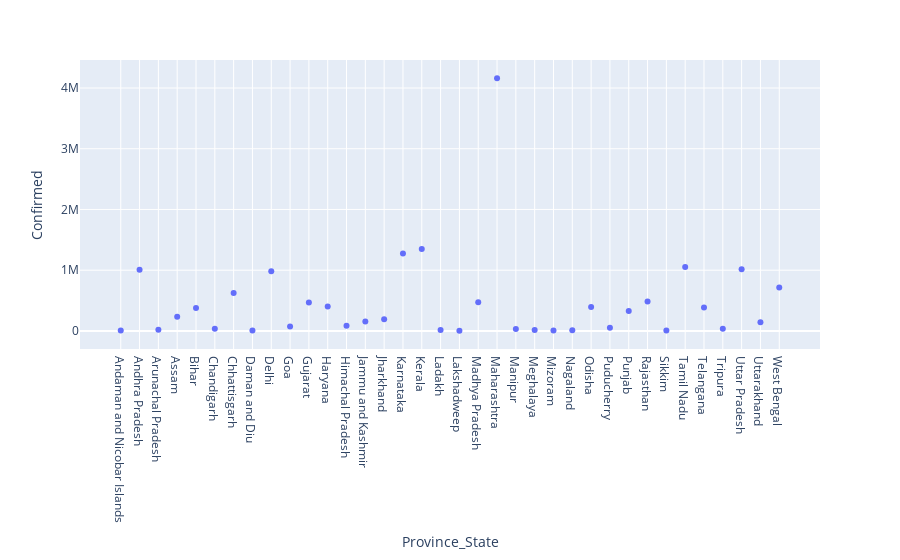

This figure's notebook cell:
### Code cell
px.scatter(india_df,x='Province_State',y='Confirmed')

### Figure 1 — Plotly figure (JSON) as saved in the notebook; plotly's stock layout.template omitted (floating-point values rounded to 4 significant figures)
{"data": [{"hovertemplate": "Province_State=%{x}<br>Confirmed=%{y}<extra></extra>", "legendgroup": "", "marker": {"color": "#636efa", "symbol": "circle"}, "mode": "markers", "name": "", "orientation": "v", "showlegend": false, "type": "scatter", "x": ["Andaman and Nicobar Islands", "Andhra Pradesh", "Arunachal Pradesh", "Assam", "Bihar", "Chandigarh", "Chhattisgarh", "Daman and Diu", "Delhi", "Goa", "Gujarat", "Haryana", "Himachal Pradesh", "Jammu and Kashmir", "Jharkhand", "Karnataka", "Kerala", "Ladakh", "Lakshadweep", "Madhya Pradesh", "Maharashtra", "Manipur", "Meghalaya", "Mizoram", "Nagaland", "Odisha", "Puducherry", "Punjab", "Rajasthan", "Sikkim", "Tamil Nadu", "Telangana", "Tripura", "Uttar Pradesh", "Uttarakhand", "West Bengal"], "xaxis": "x", "y": [5569, 1009228, 17430, 233453, 378442, 37232, 622965, 6142, 980679, 73644, 467640, 402843, 84065, 156344, 190692, 1274959, 1350501, 13089, 1805, 472785, 4161676, 30151, 15631, 5283, 12889, 394694, 51372, 326447, 483273, 7037, 1051487, 387106, 34429, 1013370, 142349, 713780], "yaxis": "y"}], "layout": {"legend": {"tracegroupgap": 0}, "margin": {"t": 60}, "xaxis": {"anchor": "y", "domain": [0, 1], "title": {"text": "Province_State"}}, "yaxis": {"anchor": "x", "domain": [0, 1], "title": {"text": "Confirmed"}}}}
